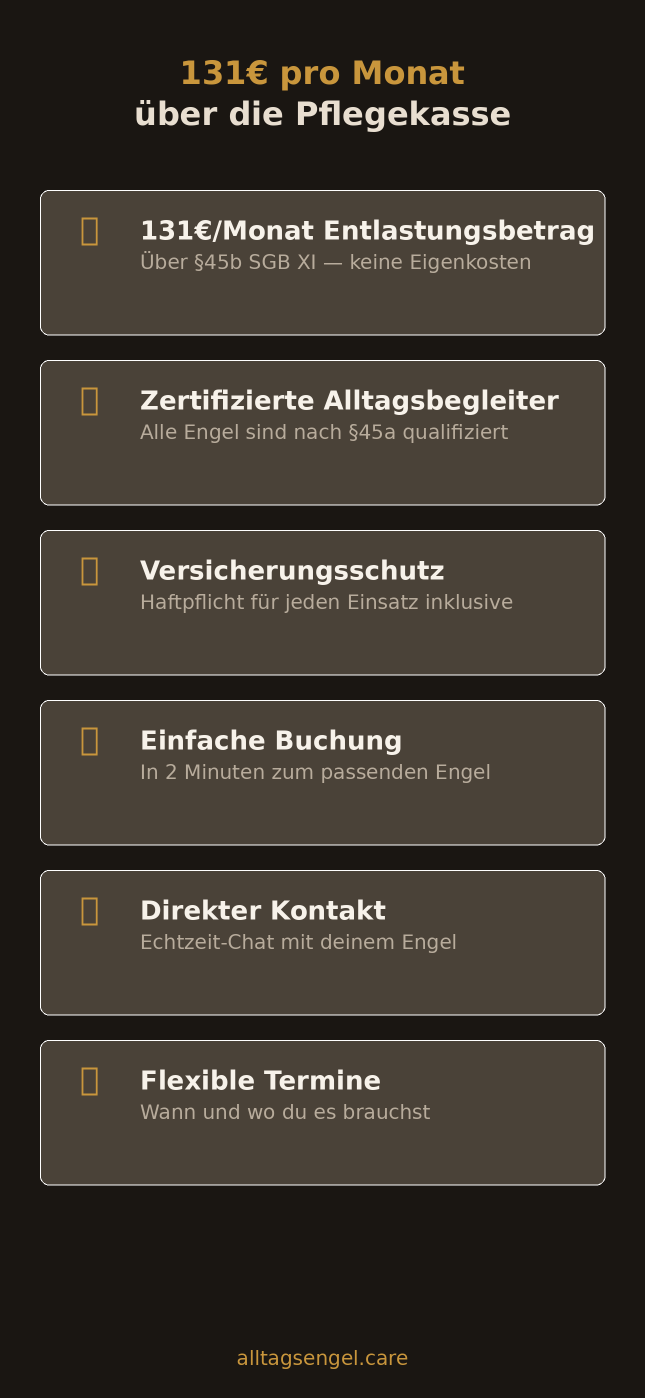
#> input picture app-store-screenshots/screenshot-5-pflegekasse.png, 1290 x 2796 px, found by its file name (shown at 1/2 size); its folder holds 5 pictures in this run
$ python v27_composite.py
#> lines starting #> are read from the running program, lines starting #| are printed output that depends on the picture; pictures that were not available may be replaced by others from this repository, and a replacement may not be noted
#!/usr/bin/env python3
"""V27 Composite: Real video BG + text overlay. Runs on Mac."""
import os, shutil, subprocess
from PIL import Image, ImageDraw, ImageFont, ImageFilter

W, H = 1080, 1920
FPS = 30
BASE = "/Users/work/alltagsengel"
FRAME_DIR = os.path.join(BASE, "_tmp_frames")
OUT_DIR = os.path.join(BASE, "social-media-grafiken/tiktok-v27")
CLIPS = os.path.join(BASE, "social-media-grafiken")
SCREENS = os.path.join(BASE, "app-store-screenshots")

GOLD = (201, 150, 60); GOLD_L = (219, 168, 74); CREAM = (245, 240, 230)
WHITE = (255, 255, 255); RED = (200, 60, 50)

def _font(size, bold=False):
#> called with size = 68, bold = False
    for p in ["/System/Library/Fonts/Supplemental/Georgia Bold.ttf" if bold else "/System/Library/Fonts/Supplemental/Georgia.ttf",
              "/System/Library/Fonts/Helvetica.ttc"]:
        if os.path.exists(p): return ImageFont.truetype(p, size)
    return ImageFont.load_default()

def _sfont(size, bold=False):
#> called with size = 44, bold = False
    for p in ["/System/Library/Fonts/Helvetica.ttc",
              "/System/Library/Fonts/SFNSText.ttf"]:
        if os.path.exists(p): return ImageFont.truetype(p, size)
    return ImageFont.load_default()

F_HOOK = _font(68); F_HOOK_SM = _font(52); F_BODY = _sfont(44)
F_BODY_B = _sfont(44, True); F_SMALL = _sfont(34); F_CTA = _sfont(52, True)
F_URL = _font(48); F_BIG = _font(110); F_BRAND = _sfont(26)

# ── Extract all frames from a clip into memory-mapped files ──
_ctr = [0]
def extract_clip(name, max_frames=150):
    _ctr[0] += 1
    d = os.path.join(BASE, f"_ext{_ctr[0]}")
    if os.path.exists(d): shutil.rmtree(d)
    os.makedirs(d)
    subprocess.run(["ffmpeg","-y","-i", os.path.join(CLIPS, name),
        "-vf", f"scale={W}:{H}:force_original_aspect_ratio=increase,crop={W}:{H}",
        "-frames:v", str(max_frames), os.path.join(d, "f_%05d.png")],
        capture_output=True, check=True)
    frames = sorted([os.path.join(d,f) for f in os.listdir(d) if f.endswith(".png")])
    print(f"    {name}: {len(frames)} frames extracted")
    return frames, d

def load_screen(name):
    img = Image.open(os.path.join(SCREENS, name)).convert("RGB")
    r = max(W/img.width, H/img.height)
    img = img.resize((int(img.width*r), int(img.height*r)), Image.LANCZOS)
    l = (img.width-W)//2; t = (img.height-H)//2
    return img.crop((l, t, l+W, t+H))

def vframe(frames, idx):
    return Image.open(frames[idx % len(frames)]).convert("RGB")

def ease(t): return 1-(1-t)**3
# [8 lines left out: functions fin, sup, not called in this run]

def darken(img, a=0.45):
    return Image.blend(img, Image.new("RGB",(W,H),(0,0,0)), 1-a)

def grad_bot(img, h=500, op=230):
    ov = Image.new("RGBA",(W,H),(0,0,0,0)); od = ImageDraw.Draw(ov)
    for i in range(h):
        od.line([(0,H-h+i),(W,H-h+i)], fill=(13,10,8,int(op*(i/h)**1.3)))
    return Image.alpha_composite(img.convert("RGBA"), ov).convert("RGB")

def grad_top(img, h=350, op=200):
    ov = Image.new("RGBA",(W,H),(0,0,0,0)); od = ImageDraw.Draw(ov)
    for i in range(h):
        od.line([(0,i),(W,i)], fill=(13,10,8,int(op*((h-i)/h)**1.3)))
    return Image.alpha_composite(img.convert("RGBA"), ov).convert("RGB")

# [23 lines left out: functions shtext, logo, cta, not called in this run]

def col(color, alpha):
    return tuple(int(v*alpha) for v in color)

def prep_bg(bg):
    return grad_bot(grad_top(bg, 280, 170), 450, 200)

# ── V27a: Rufst du oft genug an? (15s) ──
def make_v27a():
    total = 15*FPS
    print("  Extracting clips...")
    g, t1 = extract_clip("REELS-gesellschaft-neu.mp4")
    s, t2 = extract_clip("REELS-spaziergang-neu.mp4")
    e, t3 = extract_clip("REELS-einkauf-neu.mp4")
    ab = prep_bg(darken(load_screen("screenshot-5-pflegekasse.png").filter(ImageFilter.GaussianBlur(20)), 0.30))

    for f in range(total):
        if f < 2*FPS: bg = prep_bg(darken(vframe(g, f), 0.40))
        elif f < 6*FPS: bg = prep_bg(darken(vframe(s, f-2*FPS), 0.38))
        elif f < 10*FPS: bg = prep_bg(darken(vframe(e, f-6*FPS), 0.38))
        elif f < 10*FPS+15:
            v = prep_bg(darken(vframe(e, len(e)-1), 0.35))
            p = (f-10*FPS)/15; p = p*p*(3-2*p)
            bg = Image.blend(v, ab, p)
        else: bg = ab.copy()

        d = ImageDraw.Draw(bg); logo(d, f)

        if f < 2*FPS:
            a=fin(f,0,12); o=sup(f,0,15,50)
            shtext(d,"Wann hast du zuletzt",450+o,F_HOOK,col(GOLD_L,a),4)
            a2=fin(f,8,12); o2=sup(f,8,15,50)
            shtext(d,"bei Mama angerufen?",540+o2,F_HOOK,col(WHITE,a2),4)
        elif f < 6*FPS:
            items=[("Du arbeitest. Du hast Kinder.",CREAM,F_BODY),("Du hast Stress.",CREAM,F_BODY),
                   None,("Und im Hinterkopf",CREAM,F_BODY),("immer dieser Gedanke:",CREAM,F_BODY),
                   None,("\"Ist sie allein?\"",GOLD_L,F_HOOK_SM),("\"Geht es ihr gut?\"",GOLD_L,F_HOOK_SM)]
            y=420
            for i,item in enumerate(items):
                if item is None: y+=25; continue
                text,color,font=item
                a=fin(f,2*FPS+i*8,10); o=sup(f,2*FPS+i*8,12,35)
                if a<=0: continue
                y+=shtext(d,text,y+o,font,col(color,a),3)+14
        elif f < 10*FPS:
            items=[("Stell dir vor,",GOLD_L,F_HOOK_SM),("jemand ist bei ihr.",WHITE,F_HOOK_SM),
                   None,("Geht mit ihr spazieren.",CREAM,F_BODY),("Hört ihr zu.",CREAM,F_BODY),
                   ("Spielt Karten.",CREAM,F_BODY),("Begleitet sie zum Einkaufen.",CREAM,F_BODY)]
            y=430
            for i,item in enumerate(items):
                if item is None: y+=25; continue
                text,color,font=item
                a=fin(f,6*FPS+i*8,10); o=sup(f,6*FPS+i*8,12,35)
                if a<=0: continue
                y+=shtext(d,text,y+o,font,col(color,a),3)+12
        else:
            items=[("Alltagsbegleitung.",GOLD_L,F_HOOK_SM),("Keine Pflege.",CREAM,F_BODY),
                   ("Einfach ein Mensch,",CREAM,F_BODY),("der da ist.",CREAM,F_BODY)]
            y=450
            for i,(text,color,font) in enumerate(items):
                a=fin(f,10*FPS+i*8,10); o=sup(f,10*FPS+i*8,12,35)
                if a<=0: continue
                y+=shtext(d,text,y+o,font,col(color,a),3)+14
            ps=10*FPS+35; a=fin(f,ps,10)
            if a>0:
                o=sup(f,ps,12,30)
                shtext(d,"131€/Monat",y+35+o,F_CTA,col(GOLD,a),4)
                shtext(d,"zahlt die Pflegekasse",y+100+o,F_SMALL,col(CREAM,a),2)
            cta(d,f,12*FPS)

        bg.save(os.path.join(FRAME_DIR,f"frame_{f:05d}.png")); del bg,d
        if f%90==0: print(f"    {f}/{total}")

    for t in [t1,t2,t3]: shutil.rmtree(t)
    return total

# ── V27c: Papa sitzt allein (15s) ──
# [140 lines left out: functions make_v27c, make_v27d, encode, not called in this run]

def main():
    os.makedirs(OUT_DIR, exist_ok=True)
    for name, fn in [("V27a_rufst_du_an.mp4", make_v27a),
                     ("V27c_papa_sitzt_allein.mp4", make_v27c),
                     ("V27d_131euro_verschenkt.mp4", make_v27d)]:
        print(f"\n🎬 {name}...")
        if os.path.exists(FRAME_DIR): shutil.rmtree(FRAME_DIR)
        os.makedirs(FRAME_DIR)
        total = fn(); encode(name, total); shutil.rmtree(FRAME_DIR)
#> this loop made 1 pass
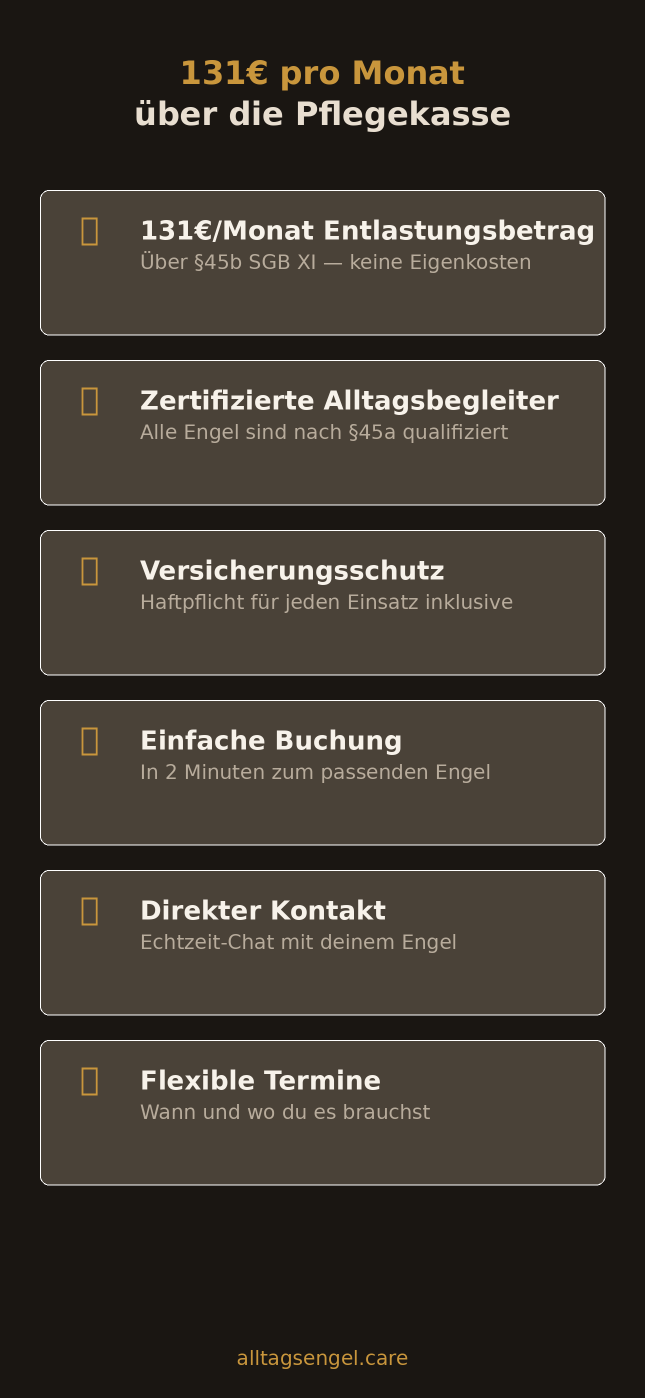
#> input picture app-store-screenshots/screenshot-5-pflegekasse.png, 1290 x 2796 px, found by its file name (shown at 1/2 size)
#> pass 1, in make_v27a, `ab = prep_bg(darken(load_screen("screenshot-5-pflegekasse.png").filter..`:
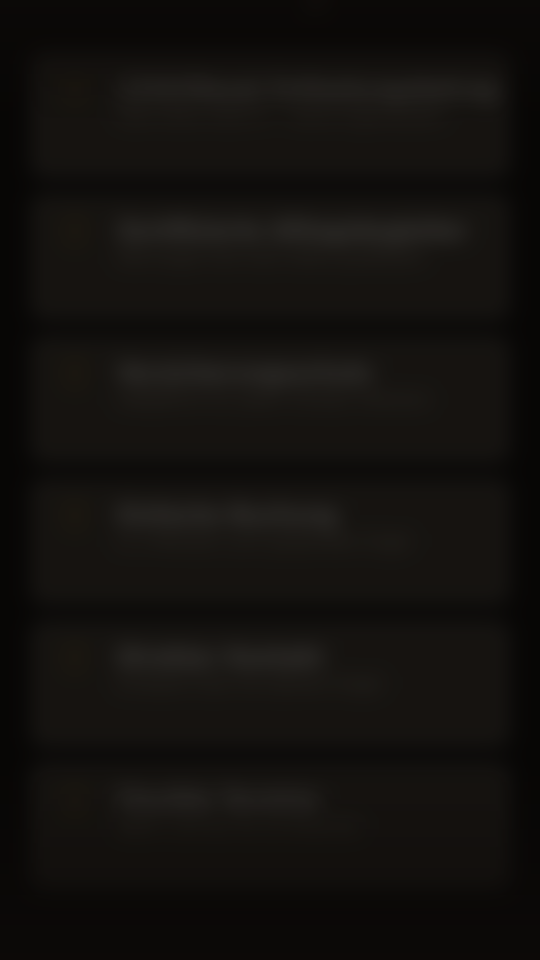
#> ab: PIL image 1080x1920 RGB (shown at 1/2 size); mean R, G, B 19.1, 16.9, 14.4
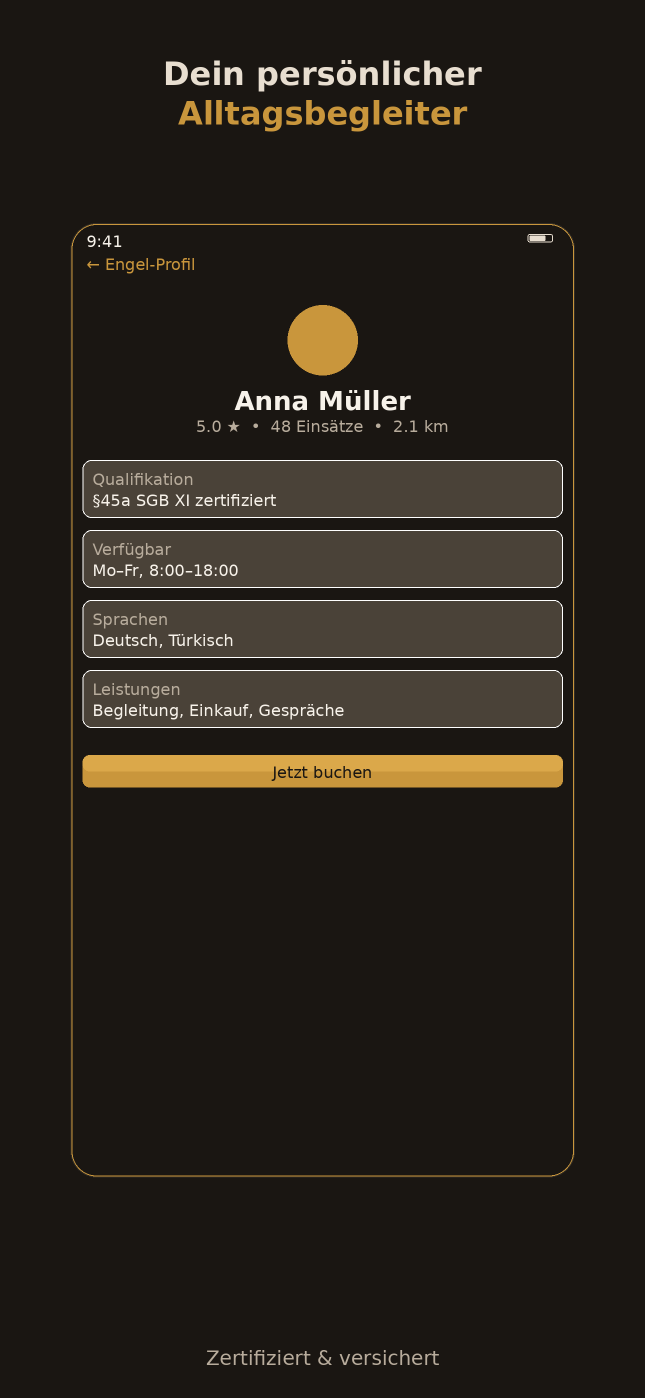
#> input picture app-store-screenshots/screenshot-2-profil.png, 1290 x 2796 px, given as the content of the folder /Users/work/alltagsengel/_ext1, which was not available (shown at 1/2 size)
    print("\n✅ 3 composite videos ready!")

if __name__ == "__main__":
#> (the run stopped early here; a loop or call above may not have finished)
